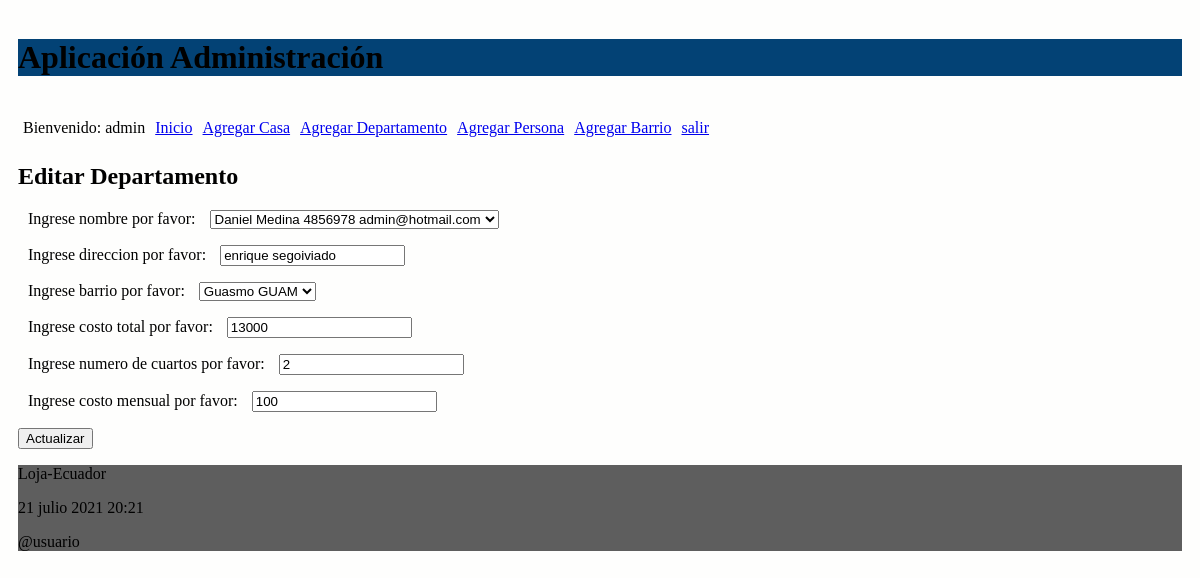
Page /editar_departamento/1 (signed in) on the earlier database version.
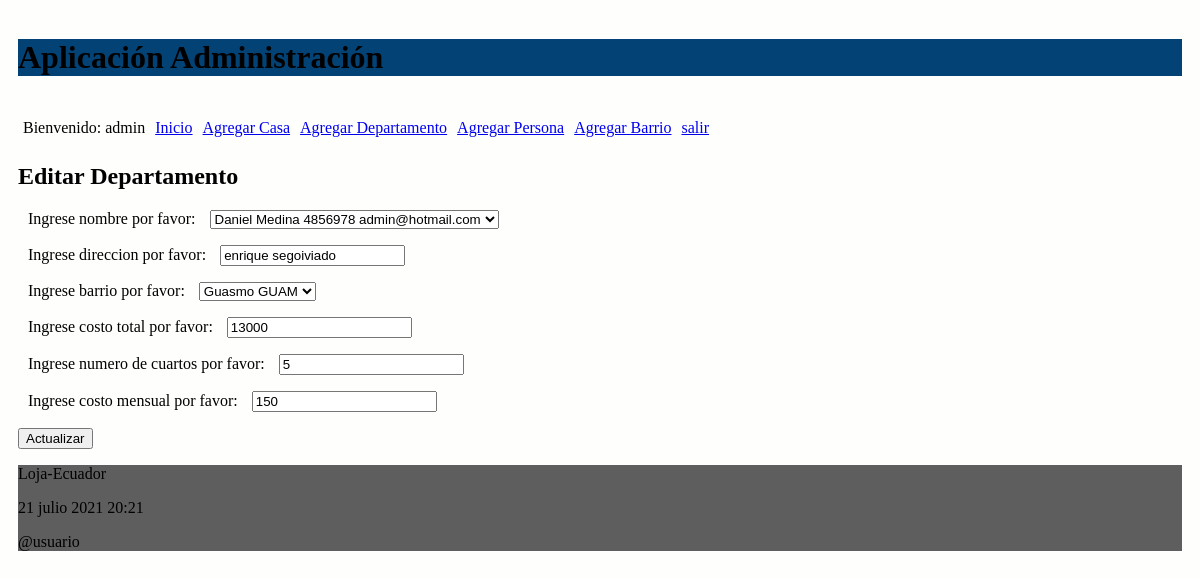
Same page on the later database version.
### administrativo/models.py (models this page shows, shortened)
class Departamento(models.Model):
    propietario_nombre = models.ForeignKey(Persona, on_delete=models.CASCADE, related_name="personadepartamento")
    direccion = models.CharField(max_length=60)
    barrio = models.ForeignKey(Barrio, on_delete=models.CASCADE, related_name="barriodepa")
    valor_bien = models.IntegerField()
    num_cuarto = models.IntegerField()
    valor_mensual = models.IntegerField()

### administrativo/views.py (the view)
# urls.py: path('editar_departamento/<int:id>', views.editar_departamento,
@login_required(login_url='/entrando/login/')
def editar_departamento(request, id):
    casa = Departamento.objects.get(pk=id)
    if request.method=='POST':
        formulario = DepartamentoForm(request.POST, instance=casa)
        print(formulario.errors)
        if formulario.is_valid():
            formulario.save()
            return redirect(departamentos)
    else:
        formulario = DepartamentoForm(instance=casa)
    diccionario = {'formulario': formulario}
    return render(request, 'editarDepartamento.html', diccionario)

### administrativo/forms.py
class DepartamentoForm(ModelForm):
    class Meta:
        model = Departamento
        fields = ['propietario_nombre', 'direccion', 'barrio', 'valor_bien',
        'num_cuarto', 'valor_mensual']
        labels = {
            'propietario_nombre': _('Ingrese nombre por favor'),
            'direccion': _('Ingrese direccion por favor'),
            'barrio': _('Ingrese barrio por favor'),
            'valor_bien': _('Ingrese costo total por favor'),
            'num_cuarto': _('Ingrese numero de cuartos por favor'),
            'valor_mensual': _('Ingrese costo mensual por favor'),
        }

### administrativo/models.py (called while the page is built)
    def __str__(self):
        return "%s %s %s %s" % (self.nombres,
                self.apellidos,
                self.cedula,
                self.correo)

    def __str__(self):
        return "%s %s" % (self.nombre_barrio,
                self.siglas)

### administrativo/templates/editarDepartamento.html (shortened to what this page needs)
{% extends "master.html" %}
{% block content %}
<h2>Editar Departamento</h3>
<form action="" method="post">
  {{formulario.as_p}}
  <p><input type='submit' value='Actualizar'/></p>
</form>
{% endblock %}

Differences in the rows shown:
changed Departamento "Daniel Medina 4856978 admin@hotmail.com": num_cuarto "2" → "5"; valor_mensual "100" → "150"
